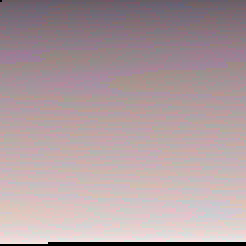
#> input picture ColorReference/bai.png, 123 x 123 px, found by its file name (shown 2 times larger)
$ python ClusteringMeanshift.py
#> lines starting #> are read from the running program, lines starting #| are printed output that depends on the picture; after the words box and inside, x2 and y2 are one past the last pixel; in counts of white or black regions, pixels touching at a corner belong together; long printed decimals are rounded
# -*- coding: utf-8 -*-
"""
Created on Mon Oct 29 11:16:17 2018
Remove the noise (reduplicated pixels) from each referencing colors
Meanshift clustering in Scikit-learn
@author: yfang
"""
data_path = 'C:\\Users\\Administrator\\Desktop\\TongueColorDetectYfang\\ColorReference'

import numpy as np
import os
from sklearn.cluster import MeanShift,estimate_bandwidth
from sklearn.datasets.samples_generator import make_blobs
from PIL import Image
import matplotlib.pyplot as plt
import matplotlib.pylab as pylab
#%matplotlib inline
pylab. rcParams['figure.figsize']=10,10

image=Image.open(os.path.join(data_path, 'bai.png'))
#> image is the input picture: PIL image 123x123 RGB; mean R, G, B 175.6, 157.3, 160.9
image=np.array(image)
original_shape=image.shape
#> original_shape = (123, 123, 3)

#flatten the image
X=np.reshape(image,[-1,3])

plt.imshow(image)


#Estimate the kernel bandwidth to use from our image's datapoints
bandwidth=estimate_bandwidth(X,quantile=0.1,n_samples=100)
#> bandwidth = 23.39
print(bandwidth)
#| 23.393


#Run meanshif on the image to do the image segmentation, which stored in X
ms=MeanShift(bandwidth=bandwidth,bin_seeding=True)
ms.fit(X)

#print some related information
labels=ms.labels_
#> labels = 15129 values, max 1 at index 0, min 0 at index 1, mean 0.0147
print(labels.shape)
#| (15129,)
cluster_centers=ms.cluster_centers_
#> cluster_centers = [[190, 169.6, 170.8], [0, 0, 0]]
print(cluster_centers.shape)
#| (2, 3)

labels_unique=np.unique(labels)
#> labels_unique = [0, 1]
n_clusters=len(labels_unique)
#> n_clusters = 2

print("number of estimated clusters : %d" % n_clusters)
#| number of estimated clusters : 2

segmented_image=np.reshape(labels,original_shape[:2]) #just take the size, ignore the RGB channels
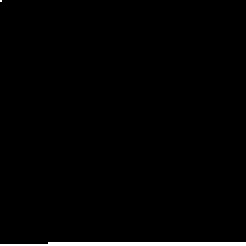
#> segmented_image: shape (123, 123) int64 (shown 2 times larger); values 0 (black) and 1 (white), 1.5% white; 2 white regions (1 under 20 px), largest, box (x1, y1, x2, y2) and area: (0, 121, 123, 123) 222

#display the segmented image and the original image
plt.figure(2)
plt.subplot(1,2,1)
plt.imshow(image)
plt.axis('off')
plt.subplot(1,2,2)
plt.imshow(segmented_image)
plt.axis('off')
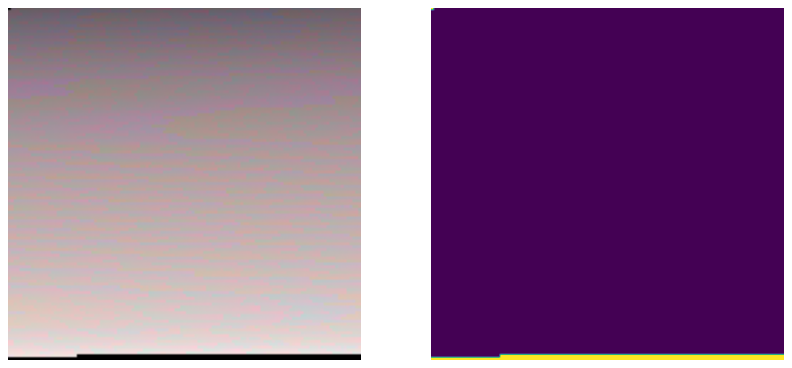
#> figure drawn by matplotlib, 2 panels

$ run again, with ColorReference/danhong.png copied over ColorReference/bai.png
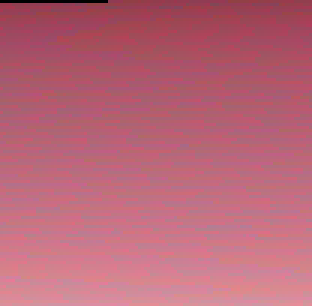
#> input picture ColorReference/danhong.png, 104 x 102 px, found by its file name (shown 3 times larger)
#> image is the input picture: PIL image 104x102 RGB; mean R, G, B 185.3, 101.7, 120
#> bandwidth = 13.48
#| 13.480
#> labels = 10608 values, max 3 at index 0, min 0 at index 36, mean 0.955
#| (10608,)
#> cluster_centers = [[174.7, 94.07, 113], [186.6, 103.9, 123.1], [199.3, 114.2, 132.9], [1.33, 0.917, 1.94]]
#| (4, 3)
#> labels_unique = [0, 1, 2, 3]
#> n_clusters = 4
#| number of estimated clusters : 4
#> `segmented_image=np.reshape(labels,original_shape[:2])`:
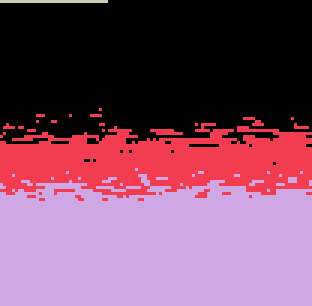
#> segmented_image: shape (102, 104) int64 (shown 3 times larger); 4 distinct labels, from 0 to 3; one colour per label, 0 black
#> `plt.axis('off')`:
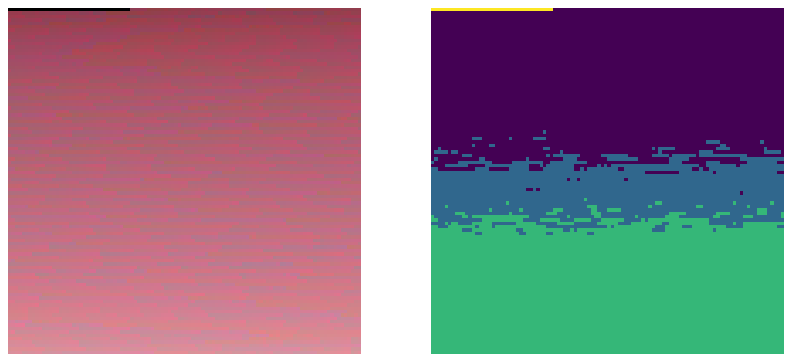
#> figure drawn by matplotlib, 2 panels
